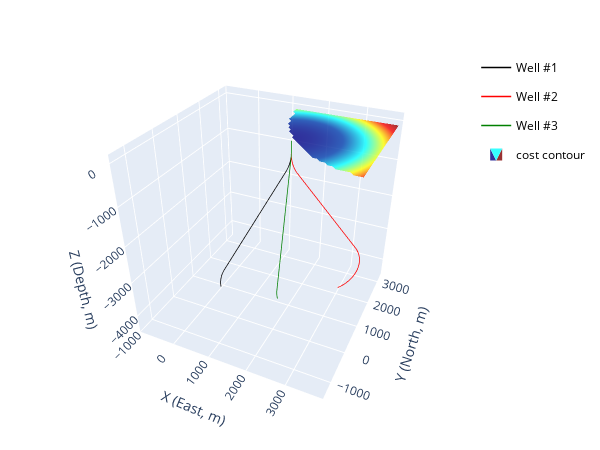

Write notebook code for a chart like this one.
### Code cell
# Plot wellbore trajectory
# fig1=None #initiate a fig
styles=['k-', 'r-', 'g-', 'b-'] # line style for each trajectory
for i, wellbore in enumerate(wellbores):
    fig1=PlotSurvey(wellbore, # trajectory data
                    fig=fig1, # figure handle
                    style=styles[i], # line style for the trajectory
                    name=f'Well #{i+1}', # name of the trajectory in the plot
                    show=0) # wait for plottiing all trajectories

# plot the cost contour for the site
PlotContour(X=contour_1site['X'],
            Y=contour_1site['Y'],
            Contour_Val=contour_1site['cost'],
            fig=fig1,
            name='cost contour',
            azim=-65, # view angle azimuth
            elev=40, # view angle elevation
            show=0)

# find the minimum cost and its location (grid value)
mincost=np.nanmin(contour_1site['cost'])
try:
    minidx=np.nanargmin(contour_1site['cost'])
except:
    minidx=None
print (f"min cost (node value): {mincost}")
print (f"min cost site location(node location): {[contour_1site['X'][minidx], contour_1site['Y'][minidx]]}")

# show the figure
fig1.show()

### Figure 1 — Plotly figure (JSON) as saved in the notebook; plotly's stock layout.template omitted (floating-point values rounded to 4 significant figures; data arrays with more than 128 entries replaced by an {"elided": "..."} marker saying what was removed)
{"data": [{"customdata": {"elided": "147x3 float values"}, "hovertemplate": "Well #1<br>East: %{x:.2f}<br>North: %{y:.2f}<br>Depth: %{z:.2f}<extra><br>MD: %{customdata[0]:.2f}<br>Inclination: %{customdata[1]:.2f}°<br>Azimuth: %{customdata[2]:.2f}°</extra>", "legendgroup": "Well #1", "line": {"color": "black", "dash": "solid", "width": 1.5}, "mode": "lines", "name": "Well #1", "showlegend": true, "type": "scatter3d", "x": {"elided": "147 float values"}, "y": {"elided": "147 float values"}, "z": {"elided": "147 float values"}}, {"customdata": {"elided": "177x3 float values"}, "hovertemplate": "Well #2<br>East: %{x:.2f}<br>North: %{y:.2f}<br>Depth: %{z:.2f}<extra><br>MD: %{customdata[0]:.2f}<br>Inclination: %{customdata[1]:.2f}°<br>Azimuth: %{customdata[2]:.2f}°</extra>", "legendgroup": "Well #2", "line": {"color": "red", "dash": "solid", "width": 1.5}, "mode": "lines", "name": "Well #2", "showlegend": true, "type": "scatter3d", "x": {"elided": "177 float values"}, "y": {"elided": "177 float values"}, "z": {"elided": "177 float values"}}, {"customdata": {"elided": "144x3 float values"}, "hovertemplate": "Well #3<br>East: %{x:.2f}<br>North: %{y:.2f}<br>Depth: %{z:.2f}<extra><br>MD: %{customdata[0]:.2f}<br>Inclination: %{customdata[1]:.2f}°<br>Azimuth: %{customdata[2]:.2f}°</extra>", "legendgroup": "Well #3", "line": {"color": "green", "dash": "solid", "width": 1.5}, "mode": "lines", "name": "Well #3", "showlegend": true, "type": "scatter3d", "x": {"elided": "144 float values"}, "y": {"elided": "144 float values"}, "z": {"elided": "144 float values"}}, {"cmax": 15380.0, "cmin": 12810.0, "colorscale": [[0, "rgb(0,0,131)"], [0.2, "rgb(0,60,170)"], [0.4, "rgb(5,255,255)"], [0.6, "rgb(255,255,0)"], [0.8, "rgb(250,0,0)"], [1, "rgb(128,0,0)"]], "hoverlabel": {"bgcolor": "lightyellow", "font": {"color": "black", "family": "Arial", "size": 14}}, "hovertemplate": "cost contour<br>x: %{x:.2f}<br>y: %{y:.2f}<br>cost: %{intensity:.2f}<br><extra></extra>", "i": {"elided": "1136 int values"}, "intensity": {"elided": "2000 float values"}, "j": {"elided": "1136 int values"}, "k": {"elided": "1136 int values"}, "legendgroup": "cost contour", "name": "cost contour", "opacity": 0.8, "showlegend": true, "showscale": false, "text": {"elided": "40x50 float values"}, "type": "mesh3d", "x": {"elided": "2000 float values"}, "y": {"elided": "2000 float values"}, "z": {"elided": "2000 float values"}}], "layout": {"height": 450, "legend": {"bgcolor": "rgba(255,255,255,0.1)", "font": {"color": "black", "size": 12}, "orientation": "v", "x": 0.9, "xanchor": "left", "y": 0.9, "yanchor": "top"}, "margin": {"b": 10, "l": 10, "r": 10, "t": 10}, "scene": {"aspectratio": {"x": 1, "y": 1, "z": 1}, "camera": {"eye": {"x": 0.9298, "y": -1.994, "z": 1.414}}, "xaxis": {"range": [-1000, 3900], "title": {"text": "X (East, m)"}}, "yaxis": {"range": [-1500, 3400], "title": {"text": "Y (North, m)"}}, "zaxis": {"title": {"text": "Z (Depth, m)"}}}, "width": 600}}
